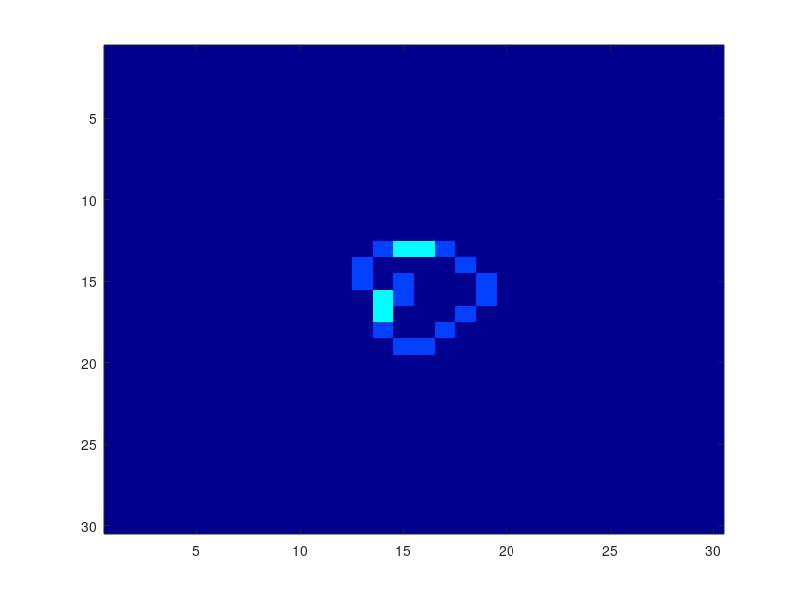

Source code (MATLAB):
clear all; %close all; clc;

T = 100;
N = 30;
world = zeros(N, N);

% Colors and rules
color = [0 12 24];
turn = [1 -1 1]; % 1=left, -1=right

% Initial coordinates of painter
x_old = 15;
x_new = 15;
y_old = 15;
y_new = 14;
world(y_new, x_new) = color(1);

% Step in time and paint
figure()
colormap('jet')
for t = 1:T
    % Update coordinates
    x = x_new;
    y = y_new;
    
    idx = world(y, x) == color;
    world(y, x) = color(circshift(idx, 1));
    
   % Update old coordinates
    x_new = x + turn(idx)*(y_old - y);
    y_new = y + turn(idx)*(x - x_old);
    x_old = x;
    y_old = y;
    
    % Paint :)
    %image(world)
    %pause(0.002);
end

% Final world
image(world);
